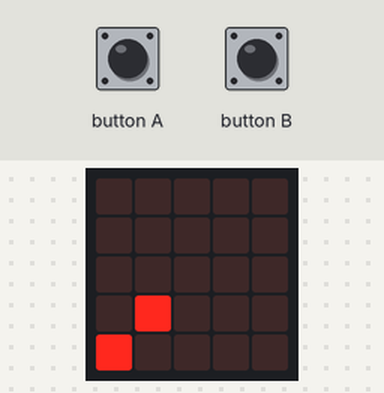
Bench run of a program on a simulated BBC micro:bit (MakeCode). On the bench: the board's 5×5 LED display. Inputs (shaded band) come from the test bench. Random numbers come from a fixed seed.

Above: at 1.7 s.
1.8 s: button B pressed for 0.15 s
At 2.4 s:
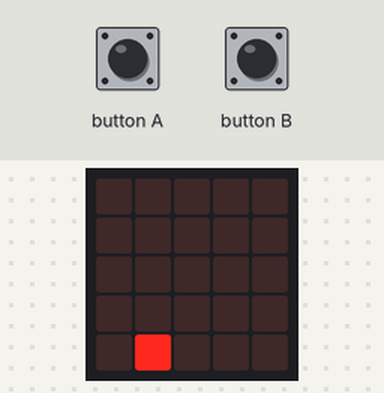
2.5 s: button A pressed for 0.15 s
At 2.87 s:
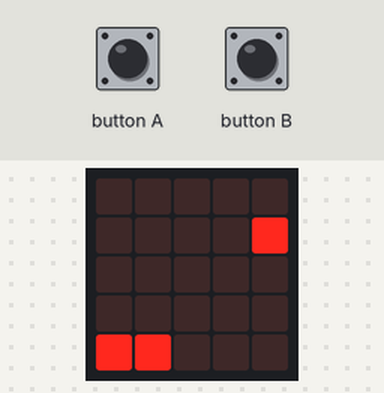
3.2 s: button B pressed for 0.15 s
At 4.8 s:
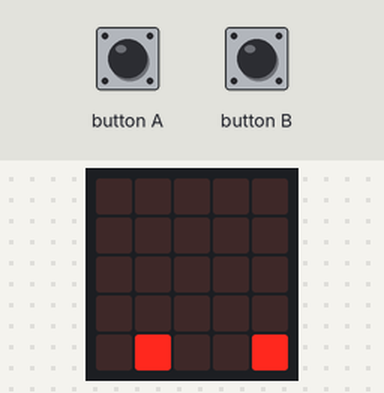
5.6 s: button A pressed for 0.15 s
At 6.3 s:
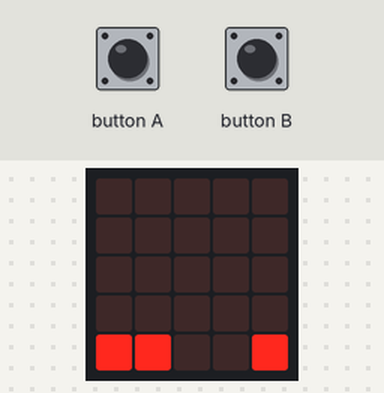
7.2 s: button B pressed 5 times (0.12 s each, 0.3 s apart)
At 8.7 s:
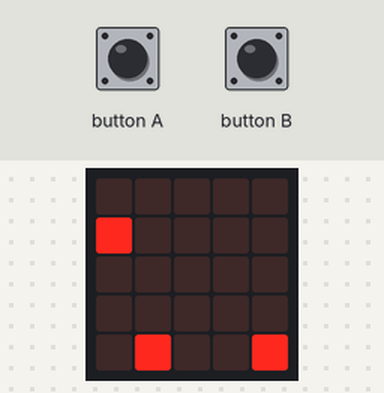
10.8 s: button A pressed for 0.15 s
At 11.5 s:
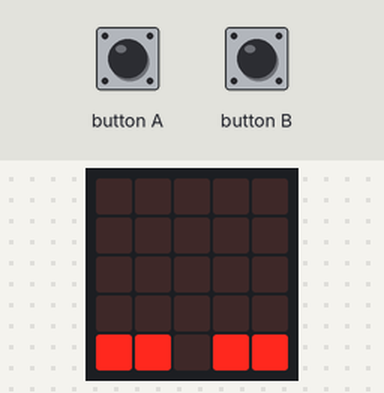
Timing chart, 0 to 13.4 s (numbered marks = the images above; inputs shaded):
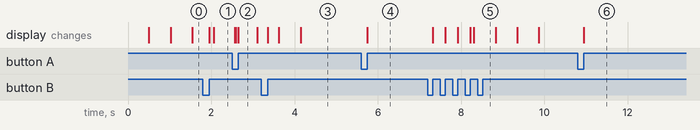

The program:

main.ts
```typescript
input.onButtonPressed(Button.A, function () {
    joueur.change(LedSpriteProperty.X, -1)
})
input.onButtonPressed(Button.B, function () {
    joueur.change(LedSpriteProperty.X, 1)
})
let joueur: game.LedSprite = null
joueur = game.createSprite(0, 4)
let laser = game.createSprite(randint(0, 4), 0)
basic.pause(500)
basic.forever(function () {
    laser.change(LedSpriteProperty.Y, 1)
    basic.pause(500)
    if (joueur.get(LedSpriteProperty.X) == laser.get(LedSpriteProperty.X) && joueur.get(LedSpriteProperty.Y) == laser.get(LedSpriteProperty.Y)) {
        laser = game.createSprite(randint(0, 4), 0)
    }
})
```

test.ts
```typescript
// les tests vont ici ; cela ne sera pas compilé si ce paquet est utilisé en tant qu'extension.
```

Measured:
- after the input at 5.6 s, the display: changes after 0.15 s (image 4)
- after the input at 7.2 s, the display: first changes after 0.12 s (image 5 shows a later state)
- after the input at 10.8 s, the display: changes after 0.15 s (image 6)
- what the display in image 2 shows lasts 0.4 s, from 2.7 s to 3.1 s
